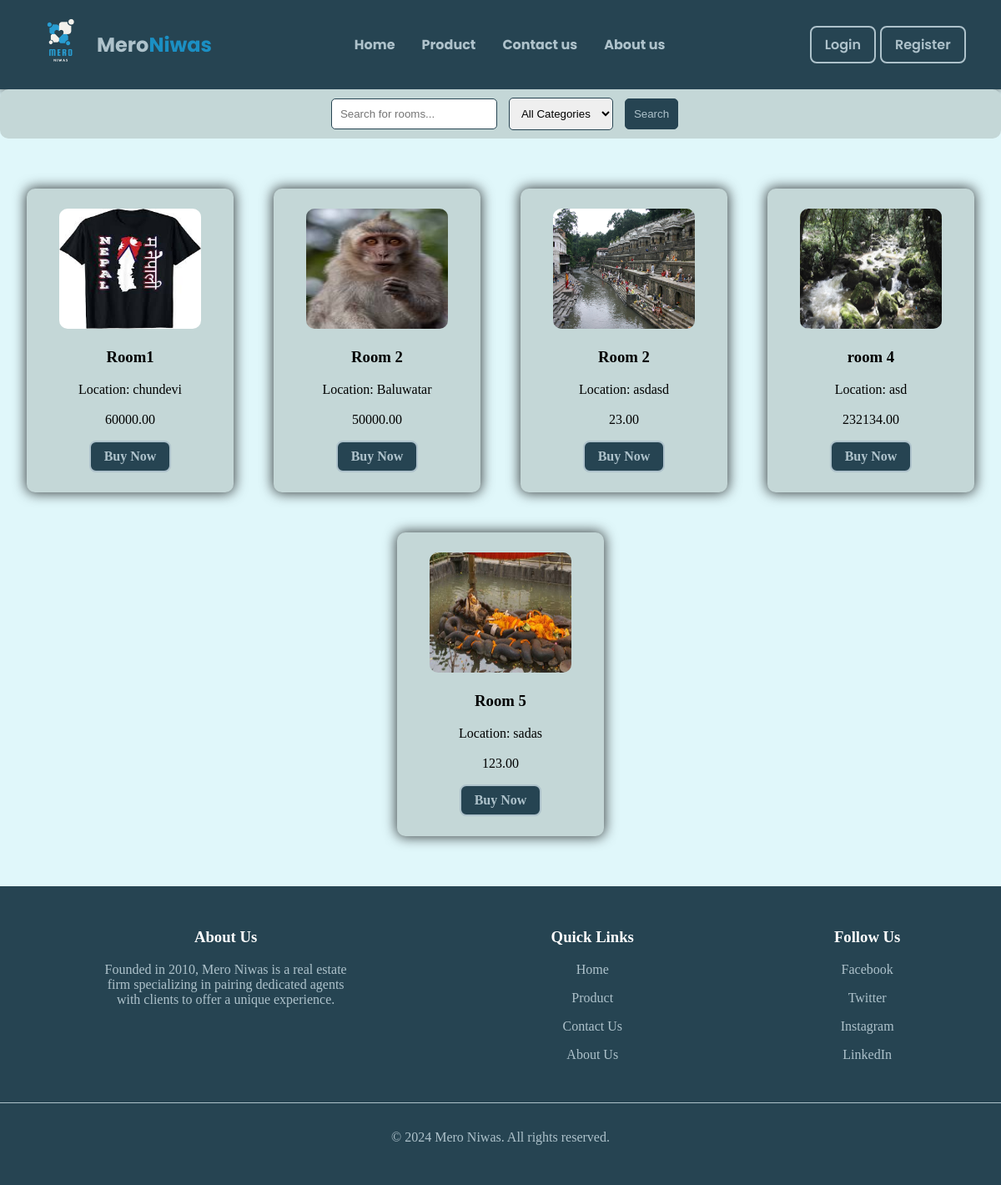
/Product/, run on an earlier commit of the app's database.
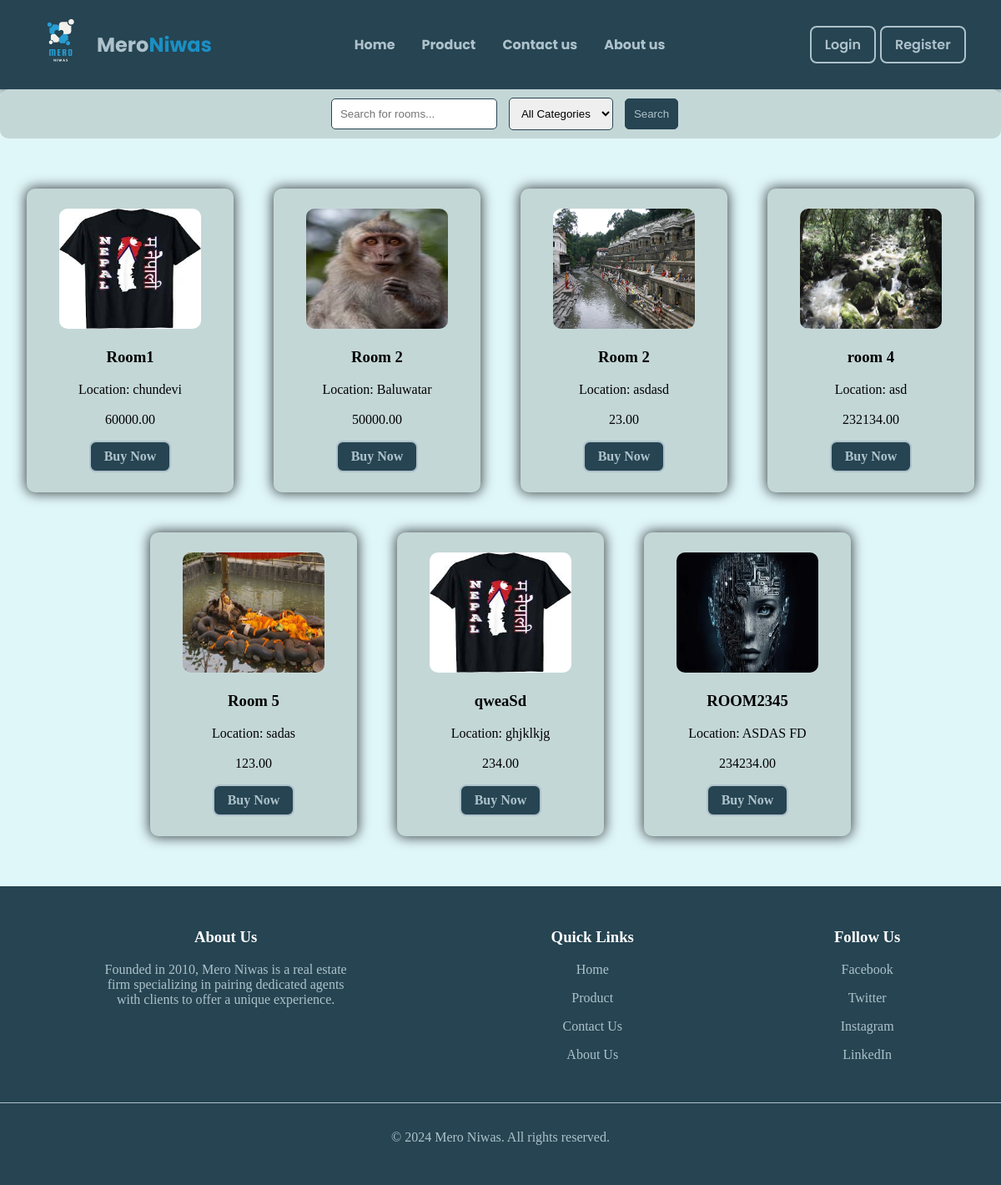
And on a later commit of the database.
### home/models.py (models this page shows, shortened)
class Room(models.Model):
    title = models.CharField(max_length=200)
    description = models.TextField()
    img = models.FileField(upload_to='static/uploads')  # FileField for uploading images
    location = models.CharField(max_length=100)
    price = models.DecimalField(max_digits=10, decimal_places=2)

### home/views.py (the view)
# urls.py: path('Product/', views.search, name='search'),
def search(request):
    query = request.GET.get('q')
    category = request.GET.get('category')
    rooms = Room.objects.all()
    if query:
        rooms = rooms.filter(description__icontains=query)
    if category:
        rooms = rooms.filter(category__name__icontains=category)
    categories = Category.objects.all()
    return render(request, 'home/Product.html', {'rooms': rooms, 'categories': categories})

### home/templates/home/Product.html (shortened to what this page needs)
{% extends 'layout.html' %} {% load static %} {% block main_content %}
<link rel="stylesheet" href="{% static 'css/Product.css' %}" />
<main>
  <div class="search-filter">
    <form method="GET" action="{% url 'search' %}">
      <input type="text" name="q" placeholder="Search for rooms..." />
      <select name="category">
        <option value="">All Categories</option>
      </select>
      <button type="submit">Search</button>
    </form>
  </div>
  <div class="room-listings">
    {% for room in rooms %}
    <div class="room-card">
      <img src="/{{room.img}}" alt="Room Image"  width="170px"   />
      <div class="room-info">
        <h3>{{ room.title }}</h3>
        <p id="loc">Location: {{ room.location }}</p>
        <p id="pricee">{{ room.price }}</p>
        <button class="button" onclick="Show()">Buy Now</button>
      </div>
    </div>
    {% endfor %}
  </div>
</main>
{% endblock %}

What changed in the data, as far as the page shows it:
added Room: img (picture), title "qweaSd", location "ghjklkjg", price "234.00"
added Room: img (picture), title "ROOM2345", location "ASDAS FD…", price "234234.00"
